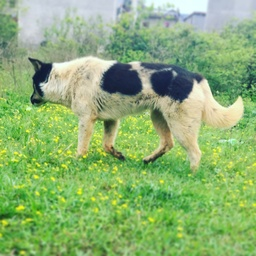
#> input picture OpenCV-Notes/图像的特效变换/img.jpg, 256 x 256 px, shrunk from 1426 x 1426 before the run
$ python Edge.py
#> lines starting #> are read from the running program, lines starting #| are printed output that depends on the picture; after the words box and inside, x2 and y2 are one past the last pixel; in counts of white or black regions, pixels touching at a corner belong together
import cv2
import numpy as np
import math

img = cv2.imread('img.jpg', 1)
#> img is the input picture: shape (256, 256, 3); mean B, G, R 115.4, 176.9, 140.5
imgInfo = img.shape
#> imgInfo = (256, 256, 3)
height = imgInfo[0]
#> height = 256
width = imgInfo[1]
#> width = 256
cv2.imshow('src', img)
#canny 1 gray 2 高斯滤波 3 canny
# gray = cv2.cvtColor(img, cv2.COLOR_BGR2GRAY)
# imgG = cv2.GaussianBlur(gray, (3, 3), 0)
# dst = cv2.Canny(img, 50, 50)

#sobel 1算子模板 2 图片卷积 3阈值判决
#[ 1 2 1     [ 1, 0. -1
#  0 0 0       2, 0, -2
#-1 -2 -1]     1, 0, -1]

gray = cv2.cvtColor(img, cv2.COLOR_BGR2GRAY)
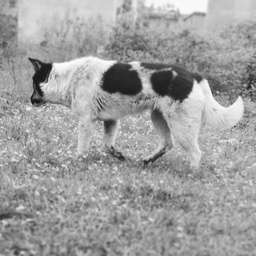
#> gray: shape (256, 256); min 21, max 252, mean 159
dst = np.zeros((height ,width, 1), np.uint8)
for i in range(0, height-2):
    for j in range(0, width-2):
        gy = gray[i,j]*1+gray[i,j+1]*2+gray[i,j+2]*1-gray[i+2,j]*1-gray[i+2,j+1]*2-gray[i+2,j+2]*1
        gx = gray[i,j]*1+gray[i+1,j]*2+gray[i+2,j]*1-gray[i,j+2]*1-gray[i+1,j+2]*2-gray[i+2,j+2]*1
        grad = math.sqrt(gx*gx+gy*gy)
        if grad > 50:
            dst[i, j] = 255
        else:
            dst[i, j] = 0
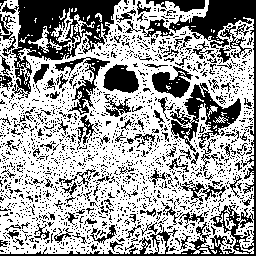
#> dst: shape (256, 256, 1); 62.8% white; 1893 black regions (1770 under 20 px), largest, box (x1, y1, x2, y2) and area: (0, 0, 256, 256) 4441, (0, 0, 121, 98) 4413, (170, 83, 241, 152) 1663
cv2.imshow('dst', dst)
cv2.waitKey()
